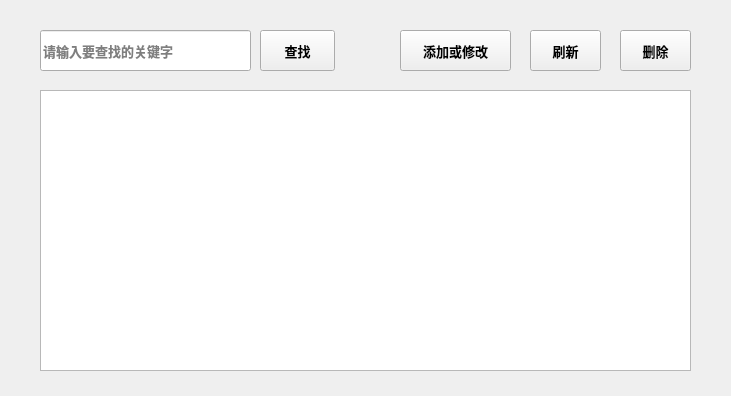
<?xml version="1.0" encoding="UTF-8"?>
<ui version="4.0">
 <class>Admin_Umbrella</class>
 <widget class="QWidget" name="Admin_Umbrella">
  <property name="geometry">
   <rect>
    <x>0</x>
    <y>0</y>
    <width>731</width>
    <height>396</height>
   </rect>
  </property>
  <property name="windowTitle">
   <string>雨伞管理</string>
  </property>
  <widget class="QTableView" name="tableView">
   <property name="geometry">
    <rect>
     <x>40</x>
     <y>90</y>
     <width>651</width>
     <height>281</height>
    </rect>
   </property>
  </widget>
  <widget class="QPushButton" name="pushButton_ubadd">
   <property name="geometry">
    <rect>
     <x>400</x>
     <y>30</y>
     <width>111</width>
     <height>41</height>
    </rect>
   </property>
   <property name="font">
    <font>
     <family>微软雅黑</family>
     <pointsize>10</pointsize>
     <weight>75</weight>
     <bold>true</bold>
    </font>
   </property>
   <property name="text">
    <string>添加或修改</string>
   </property>
  </widget>
  <widget class="QPushButton" name="pushButton_ubrf">
   <property name="geometry">
    <rect>
     <x>530</x>
     <y>30</y>
     <width>71</width>
     <height>41</height>
    </rect>
   </property>
   <property name="font">
    <font>
     <family>微软雅黑</family>
     <pointsize>10</pointsize>
     <weight>75</weight>
     <bold>true</bold>
    </font>
   </property>
   <property name="text">
    <string>刷新</string>
   </property>
  </widget>
  <widget class="QLineEdit" name="lineEdit_ubfind">
   <property name="geometry">
    <rect>
     <x>40</x>
     <y>30</y>
     <width>211</width>
     <height>41</height>
    </rect>
   </property>
   <property name="font">
    <font>
     <family>微软雅黑</family>
     <pointsize>10</pointsize>
     <weight>75</weight>
     <bold>true</bold>
    </font>
   </property>
   <property name="placeholderText">
    <string>请输入要查找的关键字</string>
   </property>
  </widget>
  <widget class="QPushButton" name="pushButton_ubfind">
   <property name="geometry">
    <rect>
     <x>260</x>
     <y>30</y>
     <width>75</width>
     <height>41</height>
    </rect>
   </property>
   <property name="font">
    <font>
     <family>微软雅黑</family>
     <pointsize>10</pointsize>
     <weight>75</weight>
     <bold>true</bold>
    </font>
   </property>
   <property name="text">
    <string>查找</string>
   </property>
  </widget>
  <widget class="QPushButton" name="pushButton_ubdelete">
   <property name="geometry">
    <rect>
     <x>620</x>
     <y>30</y>
     <width>71</width>
     <height>41</height>
    </rect>
   </property>
   <property name="font">
    <font>
     <family>微软雅黑</family>
     <pointsize>10</pointsize>
     <weight>75</weight>
     <bold>true</bold>
    </font>
   </property>
   <property name="text">
    <string>删除</string>
   </property>
  </widget>
 </widget>
 <resources/>
 <connections/>
</ui>
